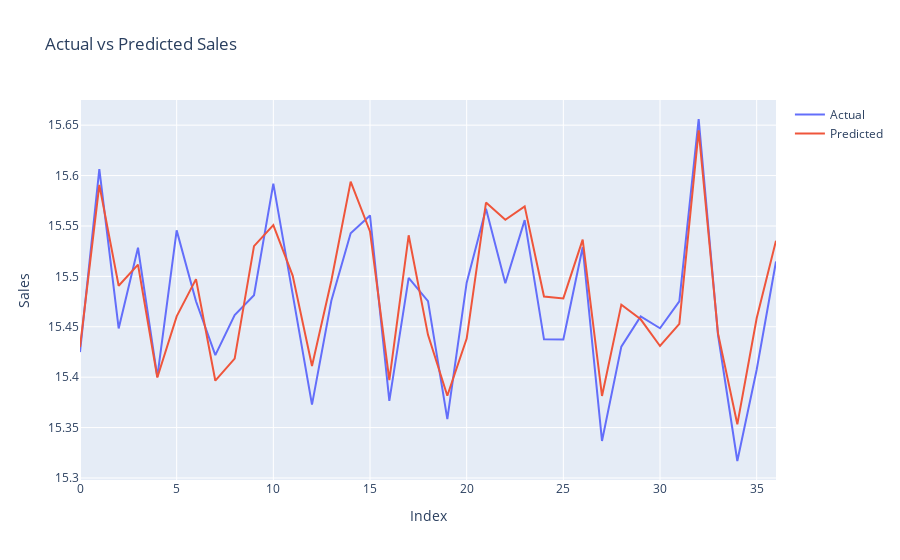

Here is the notebook cell this chart was saved with:
### Code cell
# plot actual vs predicted sales
import plotly.graph_objs as go
import plotly.express as px
import matplotlib.pyplot as plt
trace_actual = go.Scatter(x=b.index, y=y_log_test, name='Actual')
trace_predicted = go.Scatter(x=b.index, y=y_log_pred_test, name='Predicted')
data = [trace_actual, trace_predicted]
layout = go.Layout(title='Actual vs Predicted Sales', xaxis=dict(title='Index'), yaxis=dict(title='Sales'))
fig = go.Figure(data=data, layout=layout)
fig.show()

### Figure 1 — Plotly figure (JSON) as saved in the notebook; plotly's stock layout.template omitted (floating-point values rounded to 4 significant figures; data arrays with more than 128 entries replaced by an {"elided": "..."} marker saying what was removed)
{"data": [{"name": "Actual", "type": "scatter", "x": {"elided": "182 int values"}, "y": [15.42, 15.61, 15.45, 15.53, 15.4, 15.55, 15.48, 15.42, 15.46, 15.48, 15.59, 15.48, 15.37, 15.48, 15.54, 15.56, 15.38, 15.5, 15.48, 15.36, 15.49, 15.57, 15.49, 15.56, 15.44, 15.44, 15.53, 15.34, 15.43, 15.46, 15.45, 15.48, 15.66, 15.44, 15.32, 15.41, 15.51]}, {"name": "Predicted", "type": "scatter", "x": {"elided": "182 int values"}, "y": [15.43, 15.59, 15.49, 15.51, 15.4, 15.46, 15.5, 15.4, 15.42, 15.53, 15.55, 15.5, 15.41, 15.5, 15.59, 15.54, 15.4, 15.54, 15.44, 15.38, 15.44, 15.57, 15.56, 15.57, 15.48, 15.48, 15.54, 15.38, 15.47, 15.46, 15.43, 15.45, 15.64, 15.44, 15.35, 15.46, 15.54]}], "layout": {"title": {"text": "Actual vs Predicted Sales"}, "xaxis": {"title": {"text": "Index"}}, "yaxis": {"title": {"text": "Sales"}}}}
